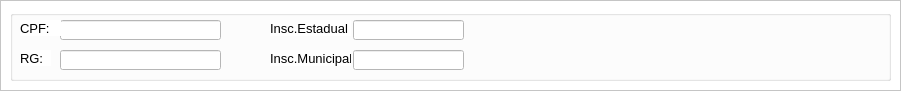
         <widget class="QFrame" name="frame_5">
          <property name="geometry">
           <rect>
            <x>10</x>
            <y>346</y>
            <width>901</width>
            <height>91</height>
           </rect>
          </property>
          <property name="styleSheet">
           <string notr="true">background-color: rgb(255, 255, 255);</string>
          </property>
          <property name="frameShape">
           <enum>QFrame::StyledPanel</enum>
          </property>
          <property name="frameShadow">
           <enum>QFrame::Raised</enum>
          </property>
          <widget class="QGroupBox" name="groupBox_32">
           <property name="geometry">
            <rect>
             <x>10</x>
             <y>10</y>
             <width>881</width>
             <height>71</height>
            </rect>
           </property>
           <property name="title">
            <string/>
           </property>
           <widget class="QLineEdit" name="inscrCliente">
            <property name="enabled">
             <bool>false</bool>
            </property>
            <property name="geometry">
             <rect>
              <x>343</x>
              <y>10</y>
              <width>111</width>
              <height>20</height>
             </rect>
            </property>
            <property name="styleSheet">
             <string notr="true">background-color: rgb(255, 255, 255);</string>
            </property>
           </widget>
           <widget class="QLineEdit" name="incriMunoci">
            <property name="enabled">
             <bool>false</bool>
            </property>
            <property name="geometry">
             <rect>
              <x>343</x>
              <y>40</y>
              <width>111</width>
              <height>20</height>
             </rect>
            </property>
            <property name="styleSheet">
             <string notr="true">background-color: rgb(255, 255, 255);</string>
            </property>
           </widget>
           <widget class="QLabel" name="label_52">
            <property name="geometry">
             <rect>
              <x>260</x>
              <y>10</y>
              <width>81</width>
              <height>16</height>
             </rect>
            </property>
            <property name="font">
             <font>
              <family>Arial</family>
              <pointsize>10</pointsize>
             </font>
            </property>
            <property name="text">
             <string>Insc.Estadual</string>
            </property>
           </widget>
           <widget class="QLabel" name="label_53">
            <property name="geometry">
             <rect>
              <x>260</x>
              <y>40</y>
              <width>81</width>
              <height>16</height>
             </rect>
            </property>
            <property name="font">
             <font>
              <family>Arial</family>
              <pointsize>10</pointsize>
             </font>
            </property>
            <property name="text">
             <string>Insc.Municipal</string>
            </property>
           </widget>
           <widget class="QLabel" name="label_51">
            <property name="geometry">
             <rect>
              <x>10</x>
              <y>40</y>
              <width>31</width>
              <height>16</height>
             </rect>
            </property>
            <property name="font">
             <font>
              <family>Arial</family>
              <pointsize>10</pointsize>
             </font>
            </property>
            <property name="text">
             <string>RG:</string>
            </property>
           </widget>
           <widget class="QPushButton" name="salvarCliente_2">
            <property name="geometry">
             <rect>
              <x>758</x>
              <y>25</y>
              <width>51</width>
              <height>41</height>
             </rect>
            </property>
            <property name="font">
             <font>
              <pointsize>8</pointsize>
              <weight>75</weight>
              <bold>true</bold>
             </font>
            </property>
            <property name="cursor">
             <cursorShape>PointingHandCursor</cursorShape>
            </property>
            <property name="focusPolicy">
             <enum>Qt::NoFocus</enum>
            </property>
            <property name="toolTip">
             <string>Limpar Formulario</string>
            </property>
            <property name="styleSheet">
             <string notr="true"/>
            </property>
            <property name="text">
             <string/>
            </property>
            <property name="icon">
             <iconset>
              <normaloff>../Imagens/Atualizar.png</normaloff>../Imagens/Atualizar.png</iconset>
            </property>
            <property name="iconSize">
             <size>
              <width>100</width>
              <height>39</height>
             </size>
            </property>
            <property name="autoDefault">
             <bool>true</bool>
            </property>
            <property name="flat">
             <bool>true</bool>
            </property>
           </widget>
           <widget class="QLineEdit" name="cpfCliente">
            <property name="geometry">
             <rect>
              <x>50</x>
              <y>10</y>
              <width>161</width>
              <height>20</height>
             </rect>
            </property>
            <property name="font">
             <font>
              <pointsize>10</pointsize>
             </font>
            </property>
            <property name="styleSheet">
             <string notr="true">background-color: rgb(255, 255, 255);</string>
            </property>
            <property name="text">
             <string/>
            </property>
           </widget>
           <widget class="QPushButton" name="salvarCliente">
            <property name="geometry">
             <rect>
              <x>670</x>
              <y>25</y>
              <width>51</width>
              <height>41</height>
             </rect>
            </property>
            <property name="font">
             <font>
              <pointsize>8</pointsize>
              <weight>75</weight>
              <bold>true</bold>
             </font>
            </property>
            <property name="cursor">
             <cursorShape>PointingHandCursor</cursorShape>
            </property>
            <property name="focusPolicy">
             <enum>Qt::WheelFocus</enum>
            </property>
            <property name="toolTip">
             <string>Salvar novo Cliente</string>
            </property>
            <property name="styleSheet">
             <string notr="true"/>
            </property>
            <property name="text">
             <string/>
            </property>
            <property name="icon">
             <iconset>
              <normaloff>../Imagens/Savar.png</normaloff>../Imagens/Savar.png</iconset>
            </property>
            <property name="iconSize">
             <size>
              <width>82</width>
              <height>39</height>
             </size>
            </property>
            <property name="autoDefault">
             <bool>true</bool>
            </property>
            <property name="flat">
             <bool>true</bool>
            </property>
           </widget>
           <widget class="QLabel" name="label_50">
            <property name="geometry">
             <rect>
              <x>10</x>
              <y>10</y>
              <width>41</width>
              <height>16</height>
             </rect>
            </property>
            <property name="font">
             <font>
              <family>Arial</family>
              <pointsize>10</pointsize>
             </font>
            </property>
            <property name="text">
             <string>CPF:</string>
            </property>
           </widget>
           <widget class="QLineEdit" name="rgCliente">
            <property name="geometry">
             <rect>
              <x>50</x>
              <y>40</y>
              <width>161</width>
              <height>20</height>
             </rect>
            </property>
            <property name="font">
             <font>
              <pointsize>10</pointsize>
             </font>
            </property>
            <property name="styleSheet">
             <string notr="true">background-color: rgb(255, 255, 255);</string>
            </property>
            <property name="text">
             <string/>
            </property>
           </widget>
          </widget>
         </widget>
